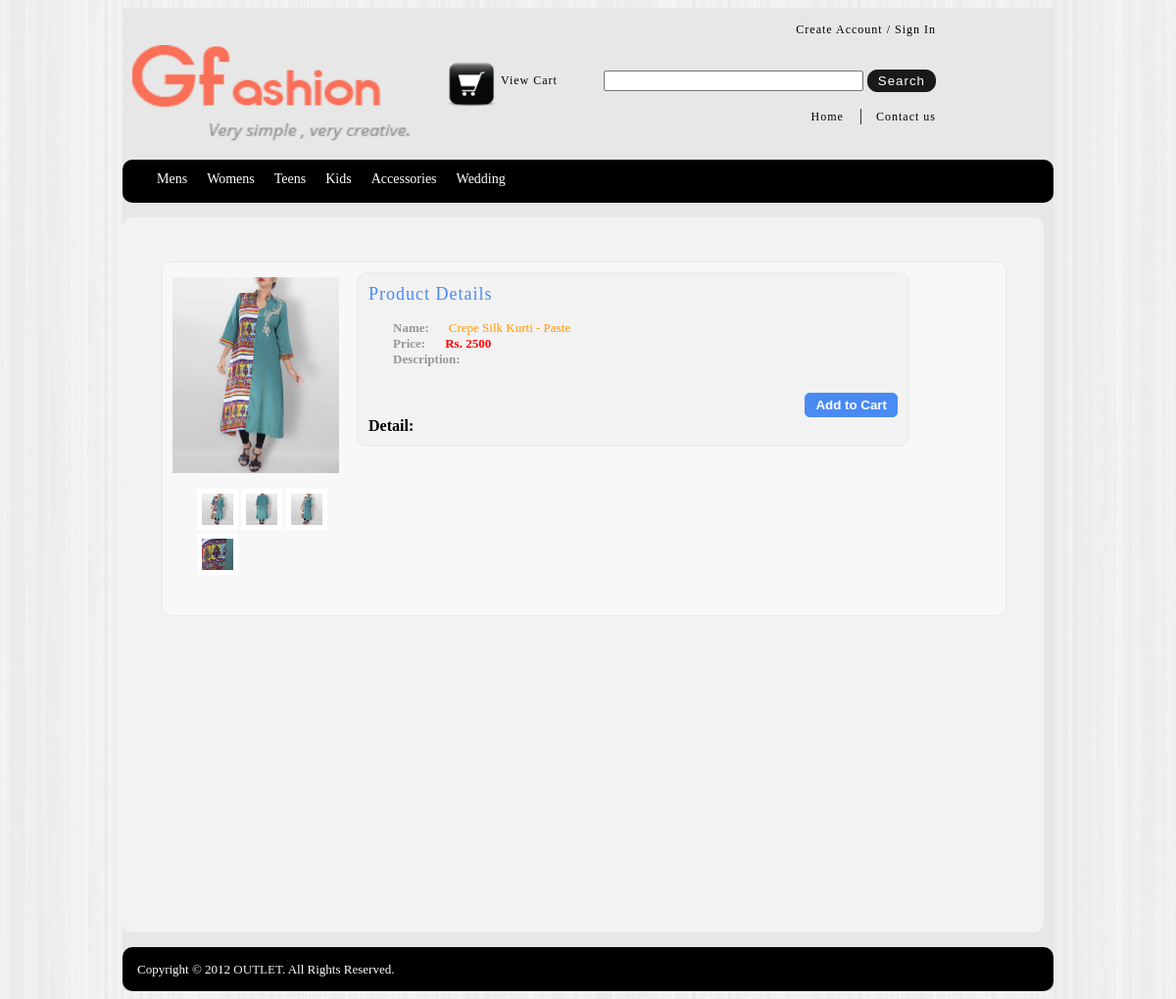
Screenshot of /product-detail.php?id=937 with the database file from the repository.
### tables this page shows
CREATE TABLE IF NOT EXISTS `products` (
  `id` int(11) NOT NULL AUTO_INCREMENT,
  `categoryid` int(11) NOT NULL,
  `sub_cat_id` int(11) NOT NULL,
  `title` varchar(80) NOT NULL,
  `description` text NOT NULL,
  `detail` text NOT NULL,
  `price` int(11) NOT NULL,
  `pic1` varchar(80) NOT NULL,
  `pic2` varchar(250) NOT NULL,
  `pic3` varchar(250) NOT NULL,
  `pic4` varchar(250) NOT NULL,
  `pic5` varchar(250) NOT NULL,
  `pic6` varchar(250) NOT NULL,
  `pic7` varchar(250) NOT NULL,
  `pic8` varchar(250) NOT NULL,
  `pic9` varchar(250) NOT NULL,
  `featured` enum('featured','normal') NOT NULL DEFAULT 'featured',
  `date_created` int(11) NOT NULL,
  `locked` enum('no','yes') NOT NULL DEFAULT 'no',
  `newarrival` enum('false','true') NOT NULL DEFAULT 'false',
  PRIMARY KEY (`id`)
);

### includes/classes/products.php (called while the page is built, shortened)
<?php
	class Products{
		private $db;
		function __construct($db){
			$this->db=$db;
		}
		function get_display_image($id){
			$row=$this->db->fetch_array_by_query("select * from products where id=$id");
			for ($i=1;$i<=9;$i++){
				if ($row['pic'.$i]!='')
					return $row['pic'.$i];
			}
			return 'no-image.gif';
		}
	}
	$pro=new Products($db);
?>

### includes/classes/db.php (called while the page is built, shortened)
<?php
	class Database{
		function query($query){
			$result=mysql_query($query);
			if(!$result){
				echo $this->err_msg = '<div style="border:dashed 1px #ff0000; background:#ffffcc; padding:10px; margin:5px; color:#ff0000">'.mysql_error().'<br><br>'.$query.'</div>';
				return false;
			}else{
				return $result;
			}
		}
		function fetch_array_by_query($query){
			$result=$this->query($query);
			return mysql_fetch_array($result);
		}
	}
?>

### product-detail.php (the view, shortened to what this page needs)
<?php
	include("includes/classes/db.php");
	include("includes/classes/cart.php");
	include("includes/classes/products.php");
	$id=intval($_REQUEST['id']);
	$query="select * from products where id=".$id;
	$p_row=$db->fetch_array_by_query($query);
?>
<!DOCTYPE html PUBLIC "-//W3C//DTD XHTML 1.0 Transitional//EN" "http://www.w3.org/TR/xhtml1/DTD/xhtml1-transitional.dtd">
<html xmlns="http://www.w3.org/1999/xhtml">
<head>
	<?php require("includes/common-header.php")?>
    <link rel="stylesheet" type="text/css" href="css/jquery.lightbox-0.5.css" media="screen" />
</head>
<body style=" background:url(images/My-white-wood-FF16.jpg);">
	<div id="outer-wrapper" >
		<?php require("includes/header.php")?>
		<?php require("includes/navi.php")?>
		<div id="content" style="height:300px;" >
            <div id="container" >
            	<form name="form1" method="post">
                    <div id="leftcontainer">
                        <img src="product-pics/<?php echo $pro->get_display_image($p_row['id']);?>" width="170px" height="200px" />
                        <div id="gallery" style="margin:0px;padding:0px;">
                            <ul>
                            	<?php
									$row=$db->fetch_array_by_query("select * from products where id=$id");
									$rows= array();
									for ($i=1;$i<=9;$i++){
										if ($row['pic'.$i]!='')
											$rows[]=$row['pic'.$i];
									}
									foreach($rows as $pic){
								?>
                                <li>
                                    <a href="product-pics/thumb1-<?php echo $pic;?>" title="">
                                        <img src="product-pics/thumb1-<?php echo $pic;?>" width="32" height="32" alt="" />
                                    </a>
                                </li>
                                <?php
									}
								?>
                            </ul>
                        </div>
                    </div>
                    <div id="centercontainer2" >
                        <h>Product Details</h>
                        <ul >
                            <li style="list-style:none;"><strong>Name:</strong><span style="margin-left:20px;color:#F90"><?php echo $p_row['title'];?></span></li>
                            <li style="list-style:none;"><strong>Price:</strong><span style="margin-left:20px;color:#F00"><b>Rs. <?php echo $p_row['price'];?></b></span></li>
                            <li style="list-style:none;"><strong>Description:</strong><span style="margin-left:20px;"><?php echo $p_row['description'];?></span></li>
                        </ul>
                                                <div align="right"><input type="button" id="btn" class="addToCart" onclick="addtocart(<?php echo $p_row['id']; ?>)" value="Add to Cart" /></div>
                        <div>
								<strong>Detail:</strong><?php echo stripslashes($p_row['detail']);?>
                        </div>
                    </div>
                 </form>
        	</div>
		</div>
		<?php require("includes/footer.php")?>
	</div>
</body>
</html>

### css/styles.css (style rules this page uses)
#outer-wrapper { margin:auto; width:950px; height:auto; background-color: #E7E7E7; }
h { font-size:18px; letter-spacing:1px; color: #498AF3; font-weight:700px; }
#content { width:920px; min-height:700px; margin:15px 0px; padding:15px 10px; border-radius:10px; background:#F2F2F2 !important; background: -moz-linear-gradient(top,#fe802a,#ff6801); background: -webkit-gradient(linear, left top, left bottom, from(#fe802a), to(#ff6801)); }
#leftcontainer { padding:5px 0px; width:170px; float:left; height:auto; }
#leftcontainer ul { padding:0px 0px 10px 25px; }
#leftcontainer li { list-style:disc;color:#979797; }
#leftcontainer a { text-decoration:none; color: #979797; font:13px verdana; }
#centercontainer2 { margin:0px 18px; padding:11px;width:540px; float:left; height:auto; border-radius:10px; border:1px solid #EBEBEB; background:#F2F2F2; }
#centercontainer2 ul { padding:0px 0px 10px 25px; }
#centercontainer2 li { list-style:disc;color:#979797; font:13px Verdana; }
#btn { padding:4px 10px; font-weight:600; color:#FFFFFF; background: #498AF3; border-radius:5px; border:1px solid #498AF3; }
#container { float:left; height:auto; border-radius:10px; border:1px solid #EBEBEB; background:#F8F8F8;width:840px; margin:30px;padding:10px; }

### product-detail.php (style rules this page uses)
#gallery { padding-left: 5px; margin:0px; }
#gallery ul { list-style: none; }
#gallery ul li { display: inline; }
#gallery ul img { border: 5px solid #FFF; }

### rows the page displays
products: id+pic1 (picture), pic1 (picture), pic2 (picture), pic3 (picture), pic4 (picture), title "Crepe Silk Kurti - Paste", price "2500"
